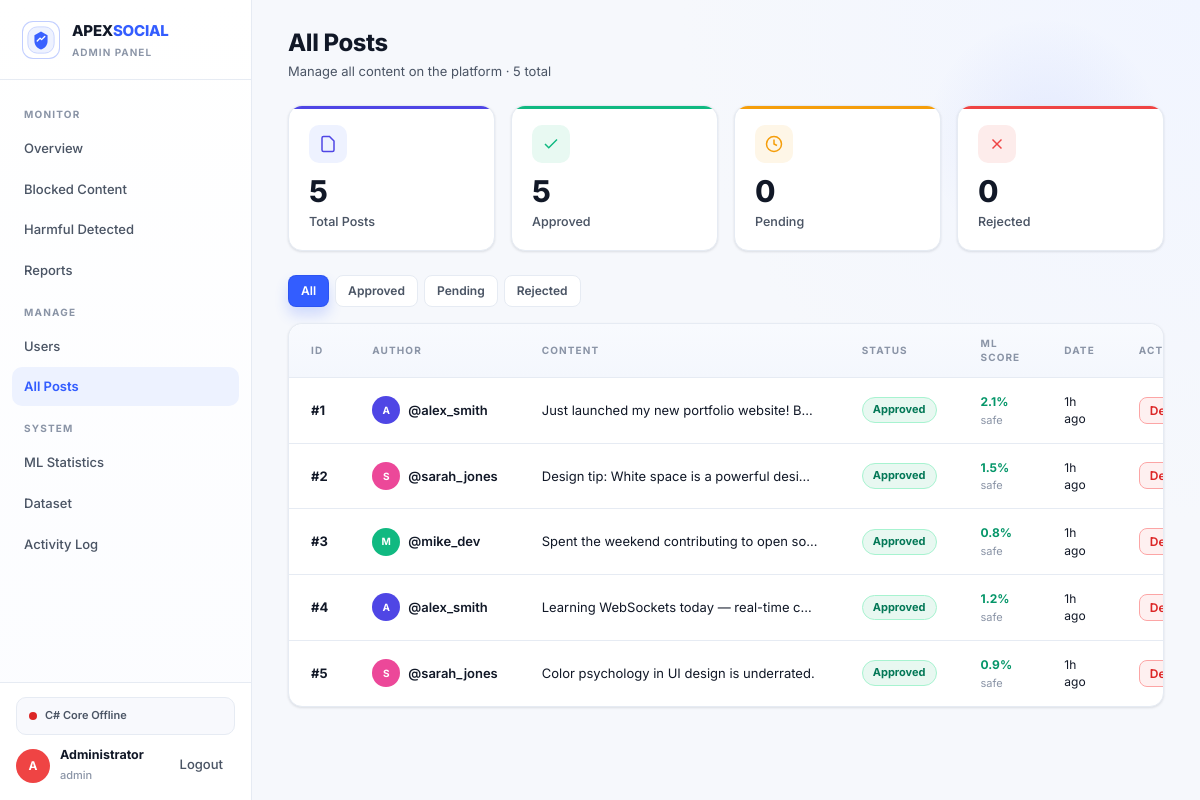
/admin/all_posts.php (signed in), run on the app's committed database.
### tables this page shows
CREATE TABLE IF NOT EXISTS users (
    id INT AUTO_INCREMENT PRIMARY KEY,
    username VARCHAR(50) NOT NULL UNIQUE,
    email VARCHAR(100) NOT NULL UNIQUE,
    password VARCHAR(255) NOT NULL,            
    full_name VARCHAR(100) DEFAULT '',
    bio TEXT DEFAULT NULL,
    location VARCHAR(100) DEFAULT '',
    avatar VARCHAR(255) DEFAULT NULL,
    avatar_color VARCHAR(7) DEFAULT '#4f46e5',
    is_blocked TINYINT(1) DEFAULT 0,
    is_admin TINYINT(1) DEFAULT 0,
    ban_reason TEXT DEFAULT NULL,
    banned_at DATETIME DEFAULT NULL,
    session_invalidated_at DATETIME DEFAULT NULL,
    created_at TIMESTAMP DEFAULT CURRENT_TIMESTAMP
);

CREATE TABLE IF NOT EXISTS posts (
    id INT AUTO_INCREMENT PRIMARY KEY,
    user_id INT NOT NULL,
    content TEXT NOT NULL,
    image VARCHAR(255) DEFAULT NULL,
    pdf VARCHAR(255) DEFAULT NULL,
    repost_of INT DEFAULT NULL,
    status ENUM('pending','approved','rejected') DEFAULT 'pending',
    ml_label TINYINT(1) DEFAULT NULL,
    ml_prob FLOAT DEFAULT NULL,
    ml_category VARCHAR(30) DEFAULT NULL,
    ml_method VARCHAR(20) DEFAULT NULL,
    reviewed_by INT DEFAULT NULL,
    reviewed_at DATETIME DEFAULT NULL,
    reject_reason TEXT DEFAULT NULL,
    created_at TIMESTAMP DEFAULT CURRENT_TIMESTAMP,
    FOREIGN KEY (user_id) REFERENCES users(id) ON DELETE CASCADE,
    FOREIGN KEY (repost_of) REFERENCES posts(id) ON DELETE SET NULL,
    FOREIGN KEY (reviewed_by) REFERENCES users(id) ON DELETE SET NULL,
    INDEX idx_status (status),
    INDEX idx_user_id (user_id)
);

### admin/all_posts.php (the view, shortened to what this page needs)
<?php
require_once '../includes/config.php';
$PAGE = 'posts';
require_once 'inc_sidebar.php';
$status = $_GET['status'] ?? 'all';
$where  = $status === 'all' ? '' : "WHERE p.status = " . $pdo->quote($status);
$totalPosts     = (int)$pdo->query("SELECT COUNT(*) FROM posts")->fetchColumn();
$approvedPosts  = (int)$pdo->query("SELECT COUNT(*) FROM posts WHERE status='approved'")->fetchColumn();
$pendingPosts   = (int)$pdo->query("SELECT COUNT(*) FROM posts WHERE status='pending'")->fetchColumn();
$rejectedPosts  = (int)$pdo->query("SELECT COUNT(*) FROM posts WHERE status='rejected'")->fetchColumn();
$posts = $pdo->query("
    SELECT p.*, u.username, u.full_name, u.avatar_color, u.is_blocked AS user_blocked
    FROM posts p
    JOIN users u ON p.user_id = u.id
    $where
    ORDER BY p.created_at DESC
    LIMIT 100
")->fetchAll();
echo adminHead('All Posts', false);
echo adminSidebar();
?>
<main class="main">
<div class="ph">
    <div class="ph-left">
        <h1>All Posts</h1>
        <p>Manage all content on the platform · <?= $totalPosts ?> total</p>
    </div>
</div>
<div class="sg stat-4">
    <div class="sc">
        <div class="sc-accent sc-violet"></div>
        <div class="sc-icon sc-violet">
            <svg viewBox="0 0 24 24" fill="none" stroke="currentColor" stroke-width="2"><path d="M14 2H6a2 2 0 0 0-2 2v16a2 2 0 0 0 2 2h12a2 2 0 0 0 2-2V8z"/></svg>
        </div>
        <div class="sc-val"><?= $totalPosts ?></div>
        <div class="sc-lbl">Total Posts</div>
    </div>
    <div class="sc">
        <div class="sc-accent sc-green"></div>
        <div class="sc-icon sc-green">
            <svg viewBox="0 0 24 24" fill="none" stroke="currentColor" stroke-width="2"><polyline points="20 6 9 17 4 12"/></svg>
        </div>
        <div class="sc-val"><?= $approvedPosts ?></div>
        <div class="sc-lbl">Approved</div>
    </div>
    <div class="sc">
        <div class="sc-accent sc-amber"></div>
        <div class="sc-icon sc-amber">
            <svg viewBox="0 0 24 24" fill="none" stroke="currentColor" stroke-width="2"><circle cx="12" cy="12" r="10"/><polyline points="12 6 12 12 16 14"/></svg>
        </div>
        <div class="sc-val"><?= $pendingPosts ?></div>
        <div class="sc-lbl">Pending</div>
    </div>
    <div class="sc">
        <div class="sc-accent sc-red"></div>
        <div class="sc-icon sc-red">
            <svg viewBox="0 0 24 24" fill="none" stroke="currentColor" stroke-width="2"><line x1="18" y1="6" x2="6" y2="18"/><line x1="6" y1="6" x2="18" y2="18"/></svg>
        </div>
        <div class="sc-val"><?= $rejectedPosts ?></div>
        <div class="sc-lbl">Rejected</div>
    </div>
</div>
<div class="row-wrap mb-16" style="gap:6px">
    <a href="?status=all"      class="btn <?= $status === 'all'      ? 'btn-primary' : 'btn-ghost' ?> btn-sm">All</a>
    <a href="?status=approved" class="btn <?= $status === 'approved' ? 'btn-primary' : 'btn-ghost' ?> btn-sm">Approved</a>
    <a href="?status=pending"  class="btn <?= $status === 'pending'  ? 'btn-primary' : 'btn-ghost' ?> btn-sm">Pending</a>
    <a href="?status=rejected" class="btn <?= $status === 'rejected' ? 'btn-primary' : 'btn-ghost' ?> btn-sm">Rejected</a>
</div>
<div class="card card-clean">
    <?php if (empty($posts)): ?>
        <div class="empty-copy">No posts found.</div>
    <?php else: ?>
    <table class="tbl">
        <thead>
            <tr>
                <th>ID</th>
                <th>Author</th>
                <th>Content</th>
                <th>Status</th>
                <th>ML Score</th>
                <th>Date</th>
                <th>Actions</th>
            </tr>
        </thead>
        <tbody>
        <?php foreach ($posts as $p): ?>
        <tr>
            <td><strong>#<?= $p['id'] ?></strong></td>
            <td>
                <div class="row-start" style="gap:8px">
                    <div class="av av-28" style="background:<?= $p['avatar_color'] ?>"><?= strtoupper(substr($p['username'], 0, 1)) ?></div>
                    <div>
                        <div style="font-weight:600;font-size:13px">@<?= htmlspecialchars($p['username']) ?></div>
                    </div>
                </div>
            </td>
            <td style="max-width:320px">
                <div style="font-size:13px;color:var(--text);overflow:hidden;text-overflow:ellipsis;white-space:nowrap">
                    <?= htmlspecialchars(mb_substr($p['content'], 0, 80)) ?><?= mb_strlen($p['content']) > 80 ? '…' : '' ?>
                </div>
            </td>
            <td><?= statusBadge($p['status']) ?></td>
            <td>
                <?php if ($p['ml_prob'] !== null): ?>
                    <span class="<?= $p['ml_label'] == 1 ? 'risk-high' : 'risk-safe' ?>" style="font-size:12px">
                        <?= round($p['ml_prob'], 1) ?>%
                    </span>
                    <?php if ($p['ml_category']): ?>
                        <div class="muted-xs" style="margin-top:2px"><?= htmlspecialchars($p['ml_category']) ?></div>
                    <?php endif; ?>
                <?php else: ?>
                    <span class="muted-xs">—</span>
                <?php endif; ?>
            </td>
            <td class="muted-sm"><?= timeAgo($p['created_at']) ?></td>
            <td>
                <form method="POST" onsubmit="return confirm('Delete this post?')">
                    <button type="submit" class="btn btn-danger btn-sm" style="padding:5px 10px">Delete</button>
                </form>
            </td>
        </tr>
        <?php endforeach; ?>
        </tbody>
    </table>
    <?php endif; ?>
</div>
</main>
<?php echo adminFoot(); ?>

### admin/inc_sidebar.php (shortened to what this page needs)
<?php
$_sb_pending = 0;
$_sb_harmful = (int)$pdo->query("SELECT COUNT(*) FROM content_analysis WHERE label=1 AND reviewed_by_admin=0")->fetchColumn();
$_sb_reports = (int)$pdo->query("SELECT COUNT(*) FROM reports WHERE status='pending'")->fetchColumn();
$_sb_backend = false;
$_sb_admin = null;
if (isset($_SESSION['user_id'])) {
    $s = $pdo->prepare("SELECT username,full_name,avatar_color FROM users WHERE id=?");
    $s->execute([$_SESSION['user_id']]);
    $_sb_admin = $s->fetch();
}
function adminHead(string $title, bool $chartjs = false): string {
    $cj = $chartjs ? '<script src="https://cdnjs.cloudflare.com/ajax/libs/Chart.js/4.4.0/chart.umd.min.js"></script>' : '';
    $apexScripts = '';
    if (isAdminLogged() && isset($_SESSION['user_id'])) {
        $uid = (int) $_SESSION['user_id'];
        $base = htmlspecialchars(BASE_URL, ENT_QUOTES, 'UTF-8');
        $wsHost = preg_replace('/:\d+$/', '', $_SERVER['HTTP_HOST'] ?? '127.0.0.1');
        $wsProto = (!empty($_SERVER['HTTPS']) && $_SERVER['HTTPS'] !== 'off') ? 'wss' : 'ws';
        $wsUrl = htmlspecialchars($wsProto . '://' . $wsHost . ':8080', ENT_QUOTES, 'UTF-8');
        $apexScripts = <<<SCRIPT
<script>
window.APEX_BASE = "{$base}";
window.APEX_USER = { userId: {$uid}, isAdmin: true };
window.APEX_WS_URL = "{$wsUrl}";
</script>
<script src="../assets/js/realtime.js?v=rt8"></script>
SCRIPT;
    }
    return <<<HTML
<!DOCTYPE html>
<html lang="en">
<head>
<meta charset="UTF-8">
<meta name="viewport" content="width=device-width,initial-scale=1">
<title>{$title} — ApexAdmin</title>
<link rel="icon" type="image/svg+xml">
<link rel="preconnect" href="https://fonts.googleapis.com">
<link rel="preconnect" href="https://fonts.gstatic.com" crossorigin>
<link href="https://fonts.googleapis.com/css2?family=Inter:wght@400;500;600;700;800&display=swap" rel="stylesheet">
<link rel="stylesheet" href="../assets/css/admin.css?v=20260503c">
{$cj}
{$apexScripts}
</head>
<body>
<button class="sb-hamburger" onclick="openSidebar()" aria-label="Open menu">
  <svg width="22" height="22" viewBox="0 0 24 24" fill="none" stroke="currentColor" stroke-width="2.5" stroke-linecap="round"><line x1="3" y1="6" x2="21" y2="6"/><line x1="3" y1="12" x2="21" y2="12"/><line x1="3" y1="18" x2="21" y2="18"/></svg>
</button>
<div class="al">
HTML;
}
function adminSidebar(): string {
    global $PAGE, $_sb_pending, $_sb_harmful, $_sb_reports, $_sb_admin, $_sb_backend;
    $p  = $PAGE ?? '';
    $pb  = $_sb_pending > 0 ? "<span class='sb-badge'>{$_sb_pending}</span>"  : '';
    $hb  = $_sb_harmful > 0 ? "<span class='sb-badge'>{$_sb_harmful}</span>"  : '';
    $rp  = $_sb_reports > 0 ? "<span class='sb-badgey'>{$_sb_reports}</span>" : '';
    $nav = [
        'Monitor' => [
            ['index.php',    'dashboard', 'dashboard', 'Overview',          ''],
            ['queue.php',    'queue',     'queue',     'Blocked Content',  $pb],
            ['harmful.php',  'harmful',   'harmful',   'Harmful Detected',  $hb],
            ['reports.php',  'reports',   'reports',   'Reports',           $rp],
        ],
        'Manage' => [
            ['users.php',    'users',    'users',    'Users',     ''],
            ['all_posts.php','posts',    'posts',    'All Posts', ''],
        ],
        'System' => [
            ['ml_stats.php', 'mlstats',  'mlstats',  'ML Statistics', ''],
            ['dataset.php',  'dataset',  'dataset',  'Dataset',       ''],
            ['activity.php', 'activity', 'activity', 'Activity Log',  ''],
        ],
    ];
    $adminName = $_sb_admin ? htmlspecialchars($_sb_admin['full_name'] ?: $_sb_admin['username']) : 'Admin';
    $adminUser = $_sb_admin ? htmlspecialchars($_sb_admin['username']) : 'admin';
    $backendDot  = $_sb_backend ? 'on' : '';
    $backendText = $_sb_backend ? 'C# Core Online' : 'C# Core Offline';
    $html = '<aside class="sb" id="admin-sb">';
    $html .= <<<HTML
<div class="sb-brand">
  <div class="sb-brand-logo">
    <svg viewBox="0 0 24 24" fill="none" stroke="currentColor" stroke-width="2.2" stroke-linecap="round" stroke-linejoin="round">
      <path d="M21 15a2 2 0 0 1-2 2H7l-4 4V5a2 2 0 0 1 2-2h14a2 2 0 0 1 2 2z"/>
      <circle cx="9" cy="10" r="1" fill="currentColor" stroke="none"/>
      <circle cx="12" cy="10" r="1" fill="currentColor" stroke="none"/>
      <circle cx="15" cy="10" r="1" fill="currentColor" stroke="none"/>
    </svg>
  </div>
  <div>
    <div class="sb-brand-title">APEX<span>SOCIAL</span></div>
    <div class="sb-brand-sub">Admin Panel</div>
  </div>
</div>
<div class="sb-scroll">
HTML;
    foreach ($nav as $section => $items) {
        $html .= "<div class='sb-section'>{$section}</div>";
        foreach ($items as [$href, $key, $iconKey, $label, $badge]) {
            $on   = $p === $key ? ' class="on"' : '';
            $icon = $icons[$iconKey] ?? '';
            $html .= "<a href='{$href}'{$on}>{$icon}{$label}{$badge}</a>";
        }
    }
    $html .= '</div>';
    $html .= <<<HTML
<div class="sb-foot">
  <div class="sb-mlbar">
    <span class="sb-mldot {$backendDot}"></span>
    <span class="grow">{$backendText}</span>
  </div>
  <div class="sb-user">
    <div class="av av-34" style="background:{$_sb_admin['avatar_color']}">A</div>
    <div class="sb-user-name">
      <strong>{$adminName}</strong>
      <small>{$adminUser}</small>
    </div>
    <a href="logout.php" class="sb-logout">Logout</a>
  </div>
</div>
</aside>
<div class="sb-overlay" id="sb-overlay" onclick="closeSidebar()"></div>
HTML;
    return $html;
}
function adminFoot(): string {
    return <<<'HTML'
</div>
<script>
function openSidebar()  { document.getElementById('admin-sb').classList.add('open'); document.getElementById('sb-overlay').classList.add('show'); }
function closeSidebar() { document.getElementById('admin-sb').classList.remove('open'); document.getElementById('sb-overlay').classList.remove('show'); }
</script>
<script src="../assets/js/app.js?v=loop202605"></script>
</body>
</html>
HTML;
}

### includes/config.php (shortened to what this page needs)
<?php
function isAdminLogged()
{
    return isset($_SESSION['user_id']) && ($_SESSION['role'] ?? '') === 'admin';
}
function timeAgo($dt)
{
    $diff = (new DateTime())->diff(new DateTime($dt));
    if ($diff->h) {
        return $diff->h . 'h ago';
    }
    return 'just now';
}
function statusBadge($status): string
{
    return match ($status) {
        'approved' => "<span class='badge badge-g'>Approved</span>",
        'rejected' => "<span class='badge badge-r'>Rejected</span>",
        default => "<span class='badge badge-y'>Pending</span>",
    };
}

### data on the page
users: full_name "Administrator", username "admin"
posts: id "1", user.username "A", user.username "alex_smith", content "Just launched my new portfolio website! B…", status "Approved", ml_prob "2.1", ml_category "safe", created_at "1h ago"
posts: id "2", user.username "S", user.username "sarah_jones", content "Design tip: White space is a powerful desi…", status "Approved", ml_prob "1.5", ml_category "safe", created_at "1h ago"
posts: id "3", user.username "M", user.username "mike_dev", content "Spent the weekend contributing to open so…", status "Approved", ml_prob "0.8", ml_category "safe", created_at "1h ago"
posts: id "4", user.username "A", user.username "alex_smith", content "Learning WebSockets today — real-time c…", status "Approved", ml_prob "1.2", ml_category "safe", created_at "1h ago"
posts: id "5", user.username "S", user.username "sarah_jones", content "Color psychology in UI design is underrated.", status "Approved", ml_prob "0.9", ml_category "safe", created_at "1h ago"

### other printed values
$section "MONITOR"
$label "Overview"
$label "Blocked Content"
$label "Harmful Detected"
$label "Reports"
$section "MANAGE"
$label "Users"
$label "All Posts"
$section "SYSTEM"
$label "ML Statistics"
$label "Dataset"
$label "Activity Log"
$backendText "C# Core Offline"
$totalPosts "5"
$approvedPosts "5"
